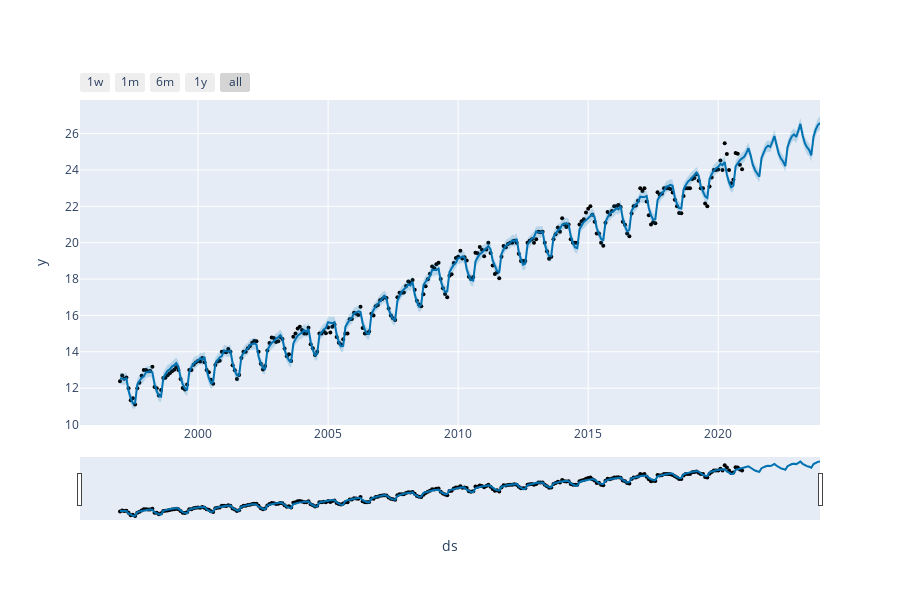

Notebook source saved alongside this figure:
### Markdown cell above
# Visualizations

### Code cell
plot_plotly(m, forecast)

### Figure 1 — Plotly figure (JSON) as saved in the notebook; plotly's stock layout.template omitted (floating-point values rounded to 4 significant figures; data arrays with more than 128 entries replaced by an {"elided": "..."} marker saying what was removed)
{"data": [{"marker": {"color": "black", "size": 4}, "mode": "markers", "name": "Actual", "type": "scatter", "x": {"elided": "288 str values"}, "y": {"elided": "288 float values"}}, {"hoverinfo": "skip", "line": {"width": 0}, "mode": "lines", "type": "scatter", "x": {"elided": "324 str values"}, "y": {"elided": "324 float values"}}, {"fill": "tonexty", "fillcolor": "rgba(0, 114, 178, 0.2)", "line": {"color": "#0072B2", "width": 2}, "mode": "lines", "name": "Predicted", "type": "scatter", "x": {"elided": "324 str values"}, "y": {"elided": "324 float values"}}, {"fill": "tonexty", "fillcolor": "rgba(0, 114, 178, 0.2)", "hoverinfo": "skip", "line": {"width": 0}, "mode": "lines", "type": "scatter", "x": {"elided": "324 str values"}, "y": {"elided": "324 float values"}}], "layout": {"height": 600, "showlegend": false, "width": 900, "xaxis": {"rangeselector": {"buttons": [{"count": 7, "label": "1w", "step": "day", "stepmode": "backward"}, {"count": 1, "label": "1m", "step": "month", "stepmode": "backward"}, {"count": 6, "label": "6m", "step": "month", "stepmode": "backward"}, {"count": 1, "label": "1y", "step": "year", "stepmode": "backward"}, {"step": "all"}]}, "rangeslider": {"visible": true}, "title": {"text": "ds"}, "type": "date"}, "yaxis": {"title": {"text": "y"}}}}
